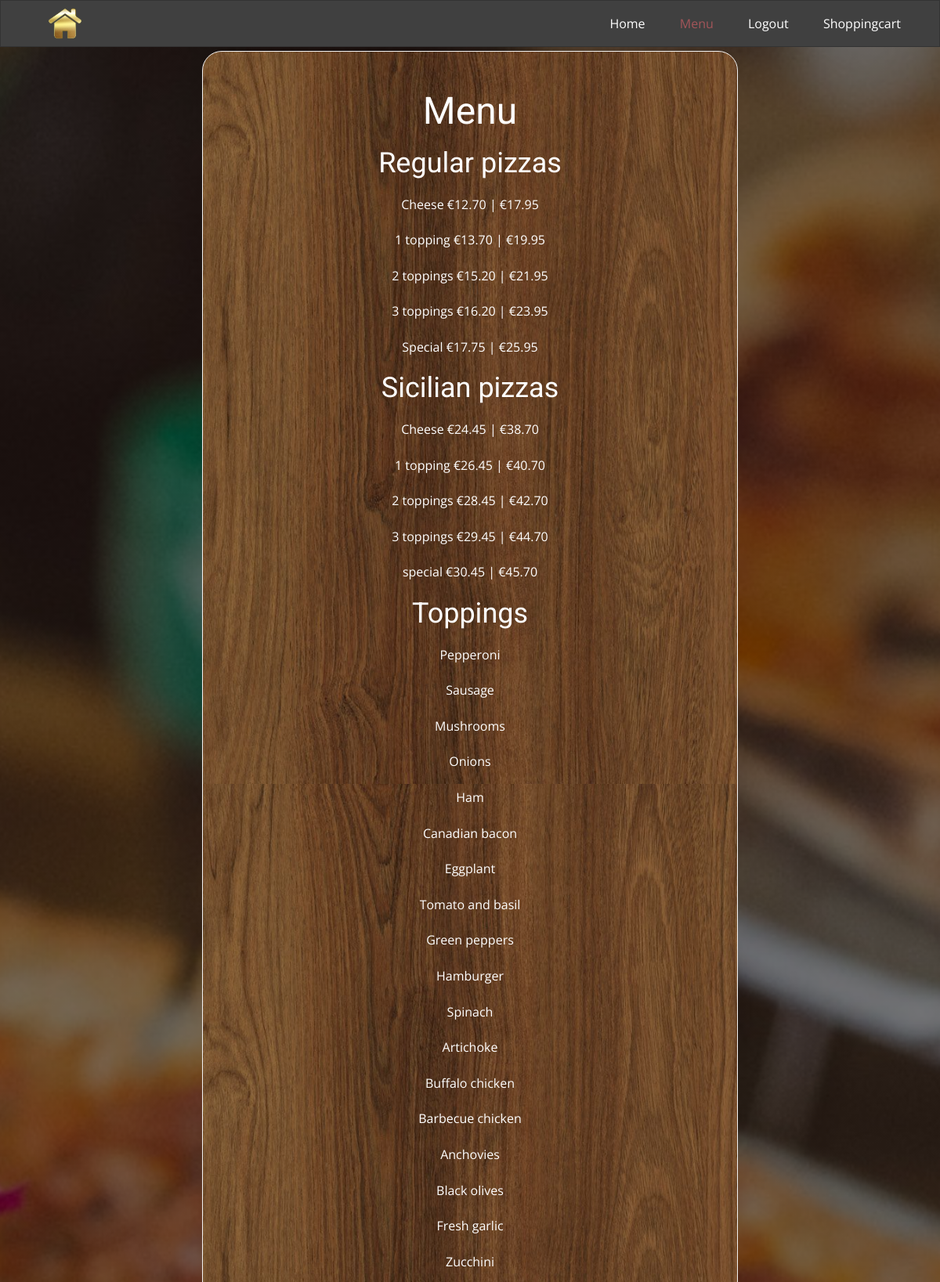
Page /menu (signed in, upper part) on the committed database.
### orders/models.py (models this page shows, shortened)
class RegularPizza(models.Model):
    name = models.CharField(max_length=64)
    small_price = models.DecimalField(max_digits=4, decimal_places=2)
    large_price = models.DecimalField(max_digits=4, decimal_places=2)

class SicilianPizza(models.Model):
    name = models.CharField(max_length=64)
    small_price = models.DecimalField(max_digits=4, decimal_places=2)
    large_price = models.DecimalField(max_digits=4, decimal_places=2)

class Topping(models.Model):
    name = models.CharField(max_length=64)
    price = models.DecimalField(max_digits=4, decimal_places=2)
    def __str__(self):
        return f"{self.name}"

### orders/views.py (the view, shortened to what this page needs)
# urls.py: path("menu", views.menu, name="menu"),
def menu(request):
    if not request.user.is_authenticated:
        context = {
            "loggedin": False
        }
        return render(request, "users/login.html", context)
    order_number = Order.objects.get(user=request.user, status='unpaid').order_number
    context = {
        "regular_pizzas": RegularPizza.objects.all(),
        "sicilian_pizzas": SicilianPizza.objects.all(),
        "toppings": Topping.objects.all(),
        "subs": Sub.objects.all(),
        "pastas": Pasta.objects.all(),
        "salads": Salad.objects.all(),
        "dinnerplatters": Dinnerplatter.objects.all(),
        "loggedin": True
    }
    return render(request, "users/menu.html", context)

### orders/templates/users/menu.html (shortened to what this page needs)
{% extends "users/base.html" %}
{% block body %}
    <h1>Menu</h1>
    <h2>Regular pizzas</h2>
    {% for pizza in regular_pizzas %}
    <p>
        {{ pizza.name }}
        {% if pizza.name == "Cheese" or pizza.name == "Special" %}
        <a href="{% url 'add_to_order' 'regular pizza' pizza.name pizza.small_price %}">€{{ pizza.small_price }}</a>
        |
        <a href="{% url 'add_to_order' 'regular pizza' pizza.name pizza.large_price %}">€{{ pizza.large_price }}</a>
        {% else %}
        <a href="{% url 'pick_toppings' 'regular pizza' pizza.name pizza.small_price %}">€{{ pizza.small_price }}</a>
        |
        <a href="{% url 'pick_toppings' 'regular pizza' pizza.name pizza.large_price %}">€{{ pizza.large_price }}</a>
        {% endif %}
    </p>
    {% endfor %}
    <h2>Sicilian pizzas</h2>
    {% for pizza in sicilian_pizzas %}
    <p>
        {{ pizza.name }}
        {% if pizza.name == "Cheese" %}
        <a href="{% url 'add_to_order' 'sicilian pizza' pizza.name pizza.small_price %}">€{{ pizza.small_price }}</a>
        |
        <a href="{% url 'add_to_order' 'sicilian pizza' pizza.name pizza.large_price %}">€{{ pizza.large_price }}</a>
        {% else %}
        <a href="{% url 'pick_toppings' 'sicilian pizza' pizza.name pizza.small_price %}">€{{ pizza.small_price }}</a>
        |
        <a href="{% url 'pick_toppings' 'sicilian pizza' pizza.name pizza.large_price %}">€{{ pizza.large_price }}</a>
        {% endif %}
    </p>
    {% endfor %}
    <h2>Toppings</h2>
    {% for topping in toppings %}
    <p>
        {{ topping }}
    </p>
    {% endfor %}
{% endblock %}

### orders/templates/users/base.html (shortened to what this page needs)
<!DOCTYPE html>
<html style="font-size: 16px;">
<head>
    <link rel="stylesheet" href="../../../static/nicepage.css" media="screen">
    <link rel="stylesheet" href="../../../static/stylesheet_pizza.css" media="screen">
</head>
<body class="u-body">
    <header class="u-border-1 u-border-grey-80 u-clearfix u-grey-75 u-header u-header" id="sec-599b">
        <div class="u-clearfix u-sheet u-valign-top u-sheet-1">
            <a href="/" class="u-image u-logo u-image-1" data-image-width="1280" data-image-height="720">
                <img src="../../../static/54e0dd4b4352aa14f6da8c7dda79367d1d38d6ed5b586c4870287ed4924ac358bd_1280.png" class="u-logo-image u-logo-image-1">
            </a>
            <nav class="u-menu u-menu-dropdown u-offcanvas u-menu-1" data-responsive-from="SM">
                <div class="u-custom-menu u-nav-container">
                    <ul class="u-nav u-unstyled u-nav-1">
                        <li class="u-nav-item">
                            <a class="u-button-style u-nav-link u-text-active-palette-2-dark-1 u-text-hover-palette-3-light-1" href="/" style="padding: 10px 20px;">Home</a>
                        </li>
                        {% if loggedin %}
                        <li class="u-nav-item">
                            <a class="u-button-style u-nav-link u-text-active-palette-2-dark-1 u-text-hover-palette-3-light-1" href="menu" style="padding: 10px 20px;">Menu</a>
                        </li>
                        <li class="u-nav-item">
                            <a class="u-button-style u-nav-link u-text-active-palette-2-dark-1 u-text-hover-palette-3-light-1" href="logout" style="padding: 10px 20px;">Logout</a>
                        </li>
                        <li class="u-nav-item">
                            <a class="u-button-style u-nav-link u-text-active-palette-2-dark-1 u-text-hover-palette-3-light-1" href="shoppingcart" style="padding: 10px 20px;">Shoppingcart</a>
                        </li>
                        {% endif %}
                    </ul>
                </div>
            </nav>
        </div>
    </header>
    <section class="u-border-no-bottom u-border-no-left u-border-no-right u-border-no-top u-clearfix u-image u-shading u-section-1" id="sec-18e8" data-image-width="1600" data-image-height="1060">
        <div class="u-clearfix u-sheet u-valign-middle u-sheet-1">
            <div class="u-border-1 u-border-grey-5 u-border-radius-25 u-container-style u-group u-image u-image-round u-shading u-image-1" data-image-width="768" data-image-height="1360">
                <div class="u-container-layout u-container-layout-1">
                    {% block body %}{% endblock %}
                </div>
            </div>
        </div>
    </section>
</body>
</html>

### orders/static/stylesheet_pizza.css (style rules this page uses)
.u-section-1 { background-image: linear-gradient(0deg, rgba(0,0,0,0.5), rgba(0,0,0,0.5)), url("../../../static/trayofpizzaselectivefocusphotography1566836.jpg"); background-position: center top; background-size:cover; background-repeat: no-repeat; background-attachment: fixed; }
.u-section-1 .u-sheet-1 { min-height: 800px }
.u-section-1 .u-image-1 { width: 60%; min-height: 703px; background-image: linear-gradient(0deg, rgba(0,0,0,0.2), rgba(0,0,0,0.2)), url("../../../static/edb289bde72f8ead1f456ea60f4c8ad1.jpg"); background-position: center-top; margin: 5px auto !important; background-repeat: repeat-y; background-size: 100%; }
.u-section-1 .u-container-layout-1 { padding: 30px }
p, h2, h1, a { text-align: center !important; text-decoration: none !important; color: white !important; }
[class*="u-border-grey-5"] { margin-bottom: 10px !important; margin-top: 10px !important; }

### rows in the picture
RegularPizza: name "Cheese", small_price "12.70", large_price "17.95"
RegularPizza: name "1 topping", small_price "13.70", large_price "19.95"
RegularPizza: name "2 toppings", small_price "15.20", large_price "21.95"
RegularPizza: name "3 toppings", small_price "16.20", large_price "23.95"
RegularPizza: name "Special", small_price "17.75", large_price "25.95"
SicilianPizza: name "Cheese", small_price "24.45", large_price "38.70"
SicilianPizza: name "1 topping", small_price "26.45", large_price "40.70"
SicilianPizza: name "2 toppings", small_price "28.45", large_price "42.70"
SicilianPizza: name "3 toppings", small_price "29.45", large_price "44.70"
SicilianPizza: name "special", small_price "30.45", large_price "45.70"
Topping: name "Pepperoni"
Topping: name "Sausage"
Topping: name "Mushrooms"
Topping: name "Onions"
Topping: name "Ham"
Topping: name "Canadian bacon"
Topping: name "Eggplant"
Topping: name "Tomato and basil"
Topping: name "Green peppers"
Topping: name "Hamburger"
Topping: name "Spinach"
Topping: name "Artichoke"
Topping: name "Buffalo chicken"
Topping: name "Barbecue chicken"
Topping: name "Anchovies"
Topping: name "Black olives"
Topping: name "Fresh garlic"
Topping: name "Zucchini"
